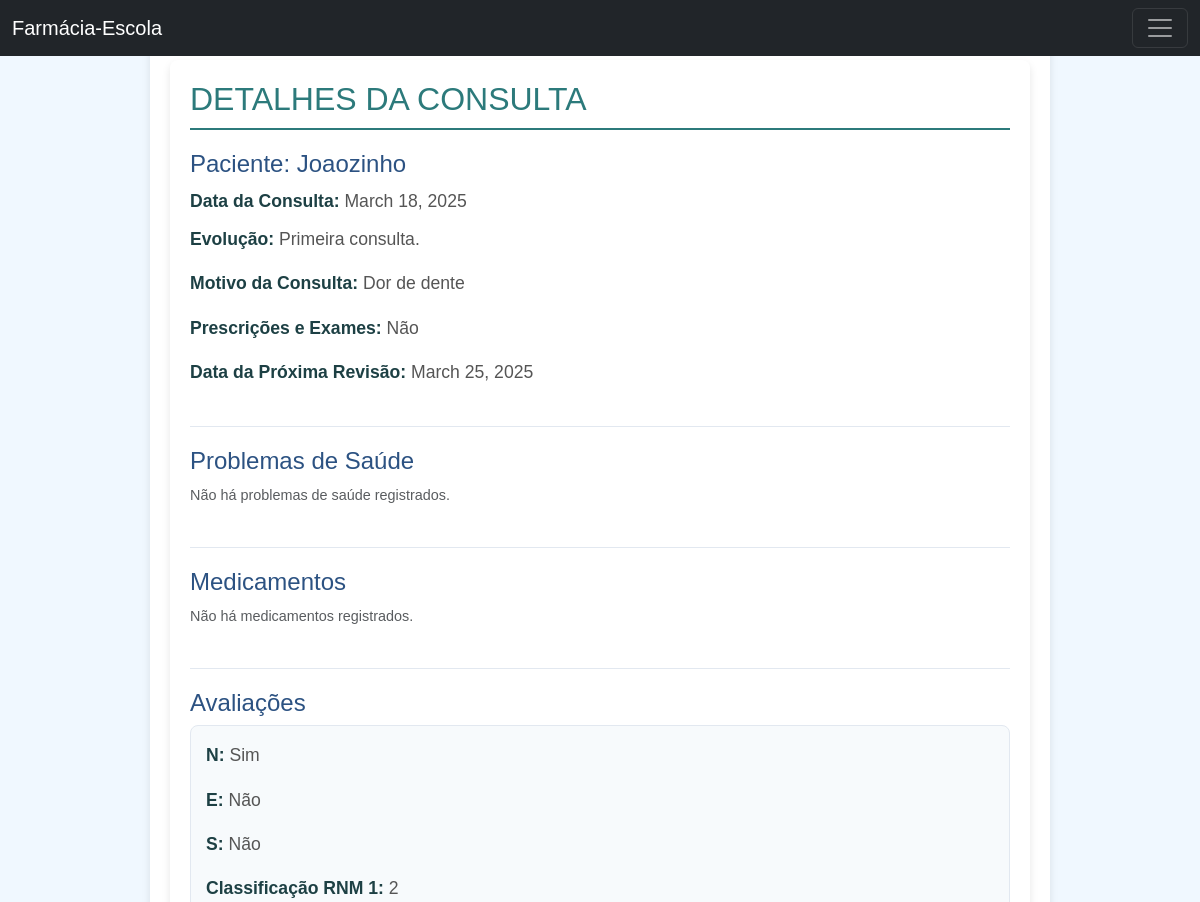
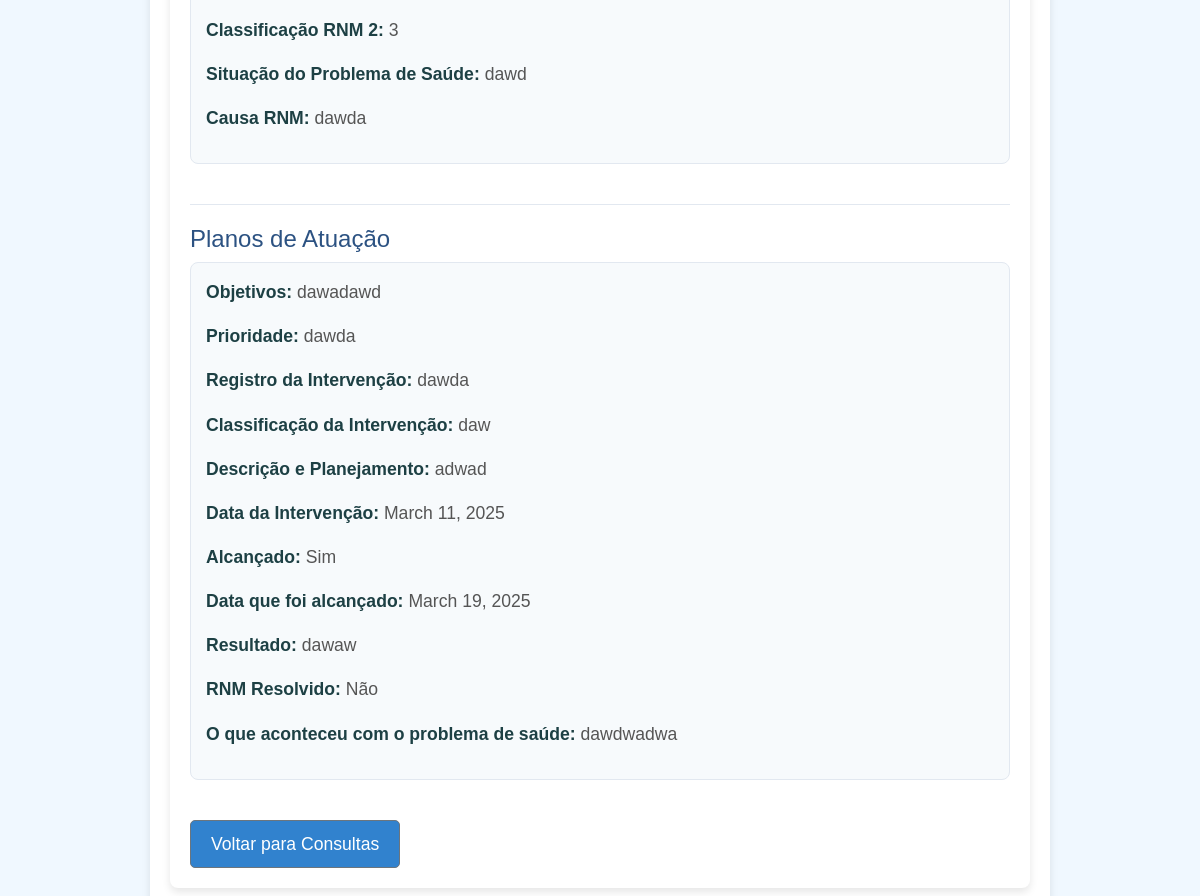
Screenshot of /consulta/consulta/8/ with the database file from the repository (2 pictures, top to bottom).
### consulta/models.py (models this page shows, shortened)
class Consulta(models.Model):
    paciente = models.ForeignKey(Paciente, on_delete=models.CASCADE, related_name='consultas')
    data_consulta = models.DateField()
    evolucao = models.TextField()
    motivo_consulta = models.TextField(max_length=255)
    prescricoes_exames = models.TextField()
    data_proxima_revisao = models.DateField()

class Avaliacao(models.Model):
    consulta = models.ForeignKey(Consulta, on_delete=models.CASCADE, related_name='avaliacoes')
    n = models.BooleanField(default=False)  # Necessidade
    e = models.BooleanField(default=False)  # Efetividade
    s = models.BooleanField(default=False)  # Segurança
    classificacao_rnm_1 = models.CharField(max_length=255)
    classificacao_rnm_2 = models.CharField(max_length=255)
    situacao_problema_saude = models.CharField(max_length=255)
    causa_rnm = models.TextField()

class PlanoAtuacao(models.Model):
    consulta = models.ForeignKey(Consulta, on_delete=models.CASCADE, related_name='planos_de_atuacao')
    objetivos = models.TextField()
    prioridade = models.CharField(max_length=255)
    registro_intervencao = models.TextField()
    classificacao_intervencao = models.CharField(max_length=255)
    descricao_planejamento = models.TextField()
    data_intervencao = models.DateField()
    alcançado = models.BooleanField(default=False)
    data_alcancado = models.DateField(null=True, blank=True)
    resultado = models.TextField()
    rnm_resolvido = models.BooleanField(default=False)
    o_que_aconteceu = models.TextField()

### paciente/models.py (models this page shows, shortened)
class Paciente(models.Model):
    nome = models.CharField(max_length=150)
    telefone = models.CharField(max_length=15)
    numero_formulario = models.CharField(max_length=10)
    responsavel = models.CharField(max_length=100)
    data_nascimento = models.DateField()
    doencas = models.ManyToManyField(Doenca, related_name='pacientes', blank=True)
    medicamentos = models.ManyToManyField(Medicamento, related_name='pacientes', blank=True)
    genero = models.CharField(
        max_length=15, choices=[('M', 'Masculino'), ('F', 'Feminino'), ('O', 'Outro'), ('ND', 'Prefere não dizer')]
    )
    estado_civil = models.CharField(
        max_length=20, choices=[
            ('Casado(a)', 'Casado(a)'),
            ('Solteiro(a)', 'Solteiro(a)'),
            ('Separado(a)', 'Separado(a)'),
            ('Amigado(a)', 'Amigado(a)'),
            ('Nao consta', 'Não consta'),
            ('Outro', 'Outro'),
        ]
    )
    bairro = models.CharField(max_length=100)
    distrito = models.CharField(max_length=20, choices=[('Rural', 'Zona Rural'), ('Urbano', 'Zona Urbana')])
    municipio = models.CharField(max_length=100)
    escolaridade = models.CharField(
        max_length=30, choices=[
            ('Analfabeto', 'Analfabeto'),
            ('Fundamental incompleto', 'Fundamental incompleto'),
            ('Fundamental completo', 'Fundamental completo'),
            ('Médio incompleto', 'Médio incompleto'),
            ('Ensino médio completo', 'Ensino médio completo'),
            ('Superior incompleto', 'Superior incompleto'),
            ('Superior completo', 'Superior completo'),
            ('Pós-graduação', 'Pós-graduação'),
            ('Nao consta', 'Não consta'),
        ]
    )
    ocupacao = models.CharField(max_length=100)
    raca = models.CharField(
        max_length=20, choices=[
            ('Pardo', 'Pardo'),
            ('Preto', 'Preto'),
            ('Branco', 'Branco'),
            ('Amarelo', 'Amarelo'),
            ('Negro', 'Negro'),
            ('Outro', 'Outro'),
            ('Nao consta', 'Não consta'),
        ]
    )
    reside_com = models.CharField(max_length=100)
    observacoes = models.TextField(blank=True)

### consulta/views.py (the view)
# urls.py: path('consulta/<int:consulta_id>/', detalhe_consulta, name='detalhe_consulta'),
def detalhe_consulta(request, consulta_id):
    consulta = get_object_or_404(Consulta, id=consulta_id)
    avaliacao = Avaliacao.objects.filter(consulta=consulta).first()
    problemas_saude = ProblemaSaude.objects.filter(consulta=consulta)
    medicamentos = Medicamento.objects.filter(consulta=consulta)
    plano_atuacao = PlanoAtuacao.objects.filter(consulta=consulta).first()  # Se houver apenas um plano por consulta
    context = {
        'consulta': consulta,
        'avaliacao': avaliacao,
        'problemas_saude': problemas_saude,
        'medicamentos': medicamentos,
        'plano_atuacao': plano_atuacao,
    }
    return render(request, 'detalhe_consulta.html', context)

### consulta/templates/detalhe_consulta.html (shortened to what this page needs)
{% extends 'menu.html' %}
{% load static %}
{% block content %}
<div class="container">
    <h2>Detalhes da Consulta</h2>
    <h4>Paciente: {{ consulta.paciente.nome }}</h4>
    <p><strong>Data da Consulta:</strong> {{ consulta.data_consulta }}</p>
    <p><strong>Evolução:</strong> {{ consulta.evolucao }}</p>
    <p><strong>Motivo da Consulta:</strong> {{ consulta.motivo_consulta }}</p>
    <p><strong>Prescrições e Exames:</strong> {{ consulta.prescricoes_exames }}</p>
    <p><strong>Data da Próxima Revisão:</strong> {{ consulta.data_proxima_revisao }}</p>
    <h4>Problemas de Saúde</h4>
    {% for problema in consulta.problemas_de_saude.all %}
    <div class="problem-card">
        <h4>{{ problema.problema }}</h4>
        <p><strong>Início:</strong> {{ problema.inicio }}</p>
        <p><strong>Controlado:</strong> {{ problema.controlado|yesno:"Sim,Não" }}</p>
        <p><strong>Preocupa:</strong> {{ problema.preocupa|yesno:"Sim,Não" }}</p>
    </div>
    {% empty %}
        <p class="text-muted">Não há problemas de saúde registrados.</p>
    {% endfor %}
    <h4>Medicamentos</h4>
    {% for medicamento in consulta.medicamentos.all %}
    <div class="medication-card">
        <h4>{{ medicamento.nome }}</h4>
        <p><strong>Classe:</strong> {{ medicamento.classe }}</p>
        <p><strong>Desde:</strong> {{ medicamento.desde }}</p>
        <p><strong>Prescrita:</strong> {{ medicamento.prescrita|yesno:"Sim,Não" }}</p>
        <p><strong>Utilizada:</strong> {{ medicamento.utilizada|yesno:"Sim,Não" }}</p>
        <p><strong>Para que serve:</strong> {{ medicamento.para_que_servir }}</p>
    </div>
    {% empty %}
        <p class="text-muted">Não há medicamentos registrados.</p>
    {% endfor %}
    <h4>Avaliações</h4>
    {% for avaliacao in consulta.avaliacoes.all %}
    <div class="evaluation-card">
        <p><strong>N:</strong> {{ avaliacao.n|yesno:"Sim,Não" }}</p>
        <p><strong>E:</strong> {{ avaliacao.e|yesno:"Sim,Não" }}</p>
        <p><strong>S:</strong> {{ avaliacao.s|yesno:"Sim,Não" }}</p>
        <p><strong>Classificação RNM 1:</strong> {{ avaliacao.classificacao_rnm_1 }}</p>
        <p><strong>Classificação RNM 2:</strong> {{ avaliacao.classificacao_rnm_2 }}</p>
        <p><strong>Situação do Problema de Saúde:</strong> {{ avaliacao.situacao_problema_saude }}</p>
        <p><strong>Causa RNM:</strong> {{ avaliacao.causa_rnm }}</p>
    </div>
    {% empty %}
        <p class="text-muted">Não há avaliações registradas.</p>
    {% endfor %}
    <h4>Planos de Atuação</h4>
    {% for plano in consulta.planos_de_atuacao.all %}
    <div class="plan-card">
        <p><strong>Objetivos:</strong> {{ plano.objetivos }}</p>
        <p><strong>Prioridade:</strong> {{ plano.prioridade }}</p>
        <p><strong>Registro da Intervenção:</strong> {{ plano.registro_intervencao }}</p>
        <p><strong>Classificação da Intervenção:</strong> {{ plano.classificacao_intervencao }}</p>
        <p><strong>Descrição e Planejamento:</strong> {{ plano.descricao_planejamento }}</p>
        <p><strong>Data da Intervenção:</strong> {{ plano.data_intervencao }}</p>
        <p><strong>Alcançado:</strong> {{ plano.alcançado|yesno:"Sim,Não" }}</p>
        <p><strong>Data que foi alcançado:</strong> {{ plano.data_alcancado }}</p>
        <p><strong>Resultado:</strong> {{ plano.resultado }}</p>
        <p><strong>RNM Resolvido:</strong> {{ plano.rnm_resolvido|yesno:"Sim,Não" }}</p>
        <p><strong>O que aconteceu com o problema de saúde:</strong> {{ plano.o_que_aconteceu }}</p>
    </div>
    {% empty %}
        <p class="text-muted">Não há planos de atuação registrados.</p>
    {% endfor %}
    <a href="{% url 'listar_consultas' consulta.paciente.id %}" class="btn btn-secondary">Voltar para Consultas</a>
</div>
{% endblock %}

### consulta/templates/detalhe_consulta.html (style rules this page uses)
body { font-family: 'Arial', sans-serif; background-color: #f0f8ff; color: #333; margin: 0; padding: 0; }
.container { max-width: 900px; margin: 20px auto; padding: 20px; background-color: #fff; box-shadow: 0px 4px 8px rgba(0, 0, 0, 0.1); border-radius: 8px; }
h2 { color: #2c7a7b; border-bottom: 2px solid #2c7a7b; padding-bottom: 10px; margin-bottom: 20px; text-transform: uppercase; }
h4 { color: #2c5282; font-size: 1.5em; margin-top: 20px; }
p { font-size: 1.1em; line-height: 1.6; color: #555; }
strong { color: #1d4044; }
.btn { display: inline-block; padding: 10px 20px; background-color: #3182ce; color: #fff; text-decoration: none; border-radius: 5px; font-size: 1.1em; margin-top: 20px; }
h4 + p { margin-bottom: 10px; }
h4:not(:first-of-type) { margin-top: 40px; border-top: 1px solid #e2e8f0; padding-top: 20px; }
.problem-card, .medication-card, .evaluation-card, .plan-card { background-color: #f7fafc; padding: 15px; border: 1px solid #e2e8f0; border-radius: 8px; margin-bottom: 20px; }
.text-muted { color: #718096; font-size: 0.9em; }

### rows the page displays
Consulta: paciente.nome "Joaozinho", data_consulta "March 18, 2025", evolucao "Primeira consulta.", motivo_consulta "Dor de dente", prescricoes_exames "Não", data_proxima_revisao "March 25, 2025"
Avaliacao: n "Sim", e "Não", s "Não", classificacao_rnm_1 "2", classificacao_rnm_2 "3", situacao_problema_saude "dawd", causa_rnm "dawda"
PlanoAtuacao: objetivos "dawadawd", prioridade "dawda", registro_intervencao "dawda", classificacao_intervencao "daw", descricao_planejamento "adwad", data_intervencao "March 11, 2025", alcançado "Sim", data_alcancado "March 19, 2025", resultado "dawaw", rnm_resolvido "Não", o_que_aconteceu "dawdwadwa"
